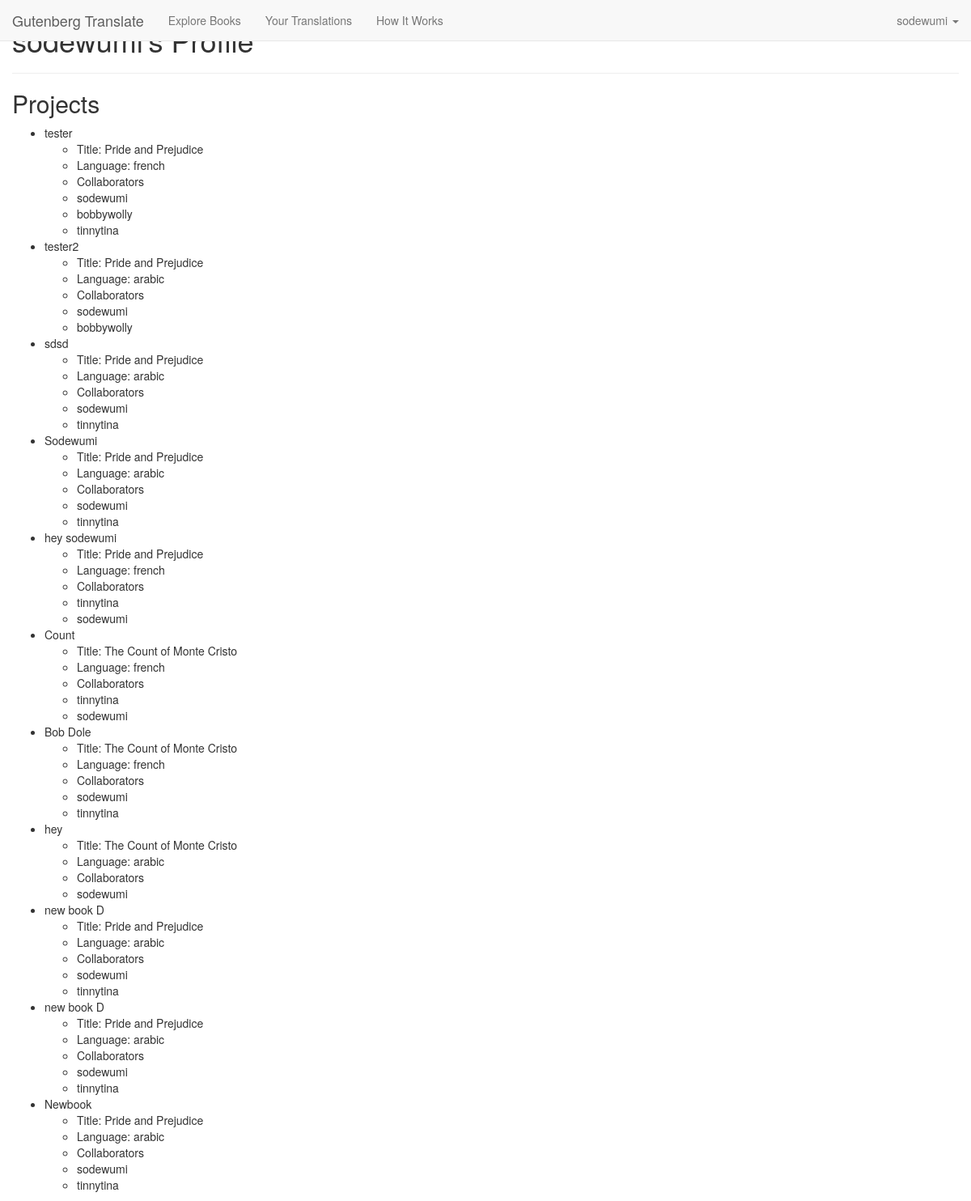
Page /profile/1 (signed in) on the earlier database version.
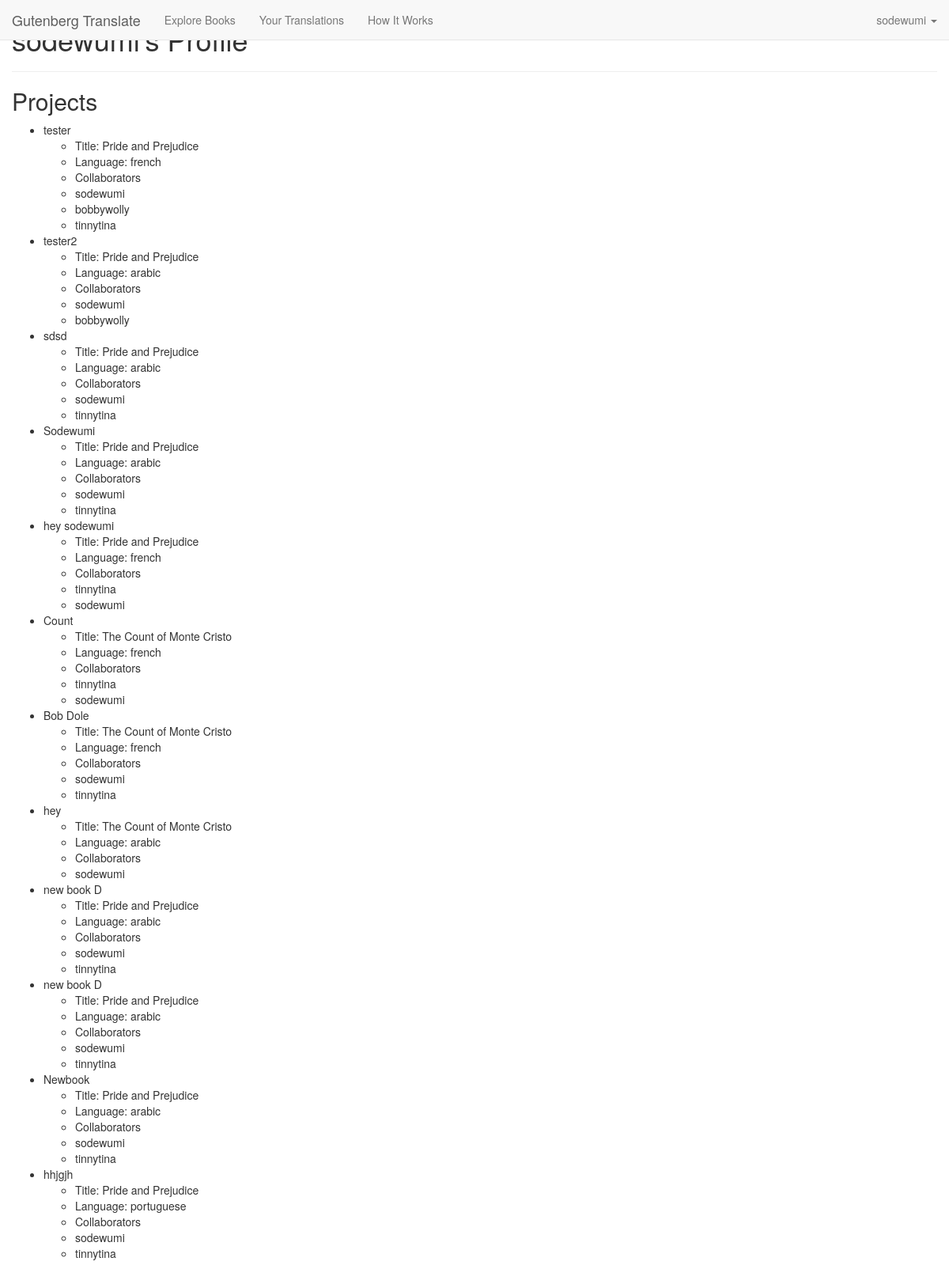
Same page on the later database version.
### model.py (models this page shows, shortened)
class Group(db.Model):
    __tablename__ = "groups"
    group_id = db.Column(db.Integer, primary_key=True, autoincrement=True)
    group_name = db.Column(db.String(30), nullable=False)

class Book(db.Model):
    __tablename__ = "books"
    book_id = db.Column(db.Integer, primary_key=True, autoincrement=True)
    name = db.Column(db.String(50), nullable=False)
    author = db.Column(db.String(45))
    reviews = db.Column(db.String())
    rating = db.Column(db.Integer)
    cover = db.Column(db.String())
    genre_name = db.Column(db.String(10))
    gutenberg_extraction_num = db.Column(db.String(10))
    isbn = db.Column(db.String(10))
    chapters = db.relationship("Chapter", backref="book")
    groups = db.relationship("Group", backref=db.backref("books"),
        secondary="bookgroups")

class BookGroup(db.Model):
    __tablename__ = "bookgroups"
    bookgroup_id = db.Column(db.Integer, primary_key=True, autoincrement=True)
    language = db.Column(db.String(15))
    group_id = db.Column(db.Integer, db.ForeignKey("groups.group_id"))
    book_id = db.Column(db.Integer, db.ForeignKey("books.book_id"))
    translations = db.relationship("Translation", backref="bookgroups")
    group = db.relationship("Group", backref=db.backref("bookgroups"))

class User(db.Model):
    __tablename__ = "users"
    user_id = db.Column(db.Integer, primary_key=True, autoincrement=True)
    email = db.Column(db.String(50), nullable=False, unique=True)
    password = db.Column(db.String(15), nullable=False)
    username = db.Column(db.String(15), nullable=False, unique=True)
    groups = db.relationship("Group", backref=db.backref("users"),
            secondary="usergroups")

### server.py (the view)
@app.route("/profile/<int:user_id>")
def display_profile(user_id):
    user_obj = User.query.get(user_id)
    user_groups_list = user_obj.groups
    return render_template("profile.html", user_groups_list=user_groups_list)

### templates/profile.html
{% extends 'base.html' %}
{% block body %}
<h1>{{ session["login"][0] }}'s Profile</h1>
<hr>
<h2>Projects</h2>
    <ul>
        {% for group in user_groups_list %}
        <li>{{ group.group_name }}
            <ul>
                {% for book in group.books %}
                <li>Title: {{ book.name }}</li>
                {% endfor %}
            </ul>
            <ul>
                {% for bookgroup in group.bookgroups %}
                <li>Language: {{ bookgroup.language }}</li>
                {% endfor %}
            </ul>
            <ul>
                <li>Collaborators</li>
                {% for user in group.users %}
                <li>{{ user.username }}</li>
                {% endfor %}
            </ul>
        </li>
        {% endfor %}
    </ul>
{% endblock %}

Differences in the rows shown:
added Group: group_name "hhjgjh", Book (name "Pride and Prejudice"), User (username "sodewumi"), User (username "tinnytina")
added BookGroup: language "portuguese", shown under "hhjgjh"
